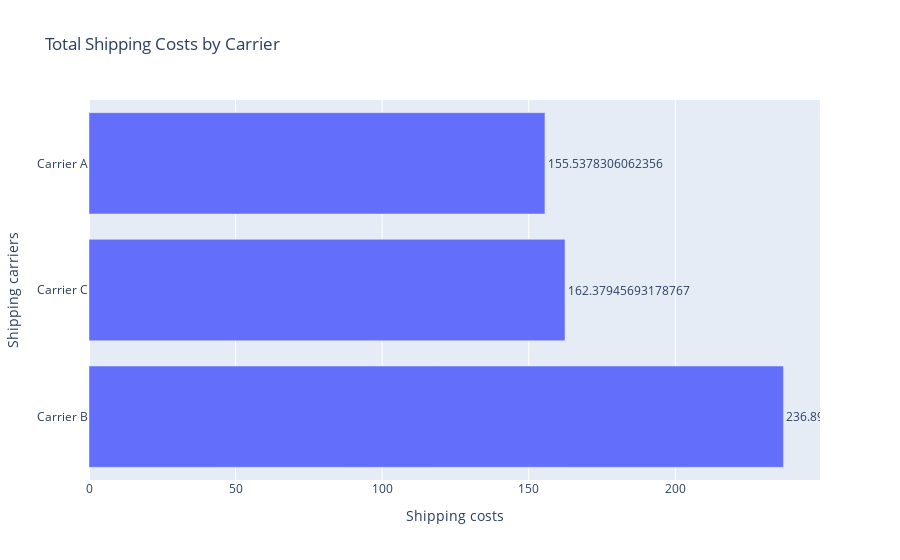

Notebook cell for this chart:
### Code cell
px.bar(
    shipping_costs,
    x='Shipping costs',
    y='Shipping carriers',
    orientation='h',
    title='Total Shipping Costs by Carrier',
    text='Shipping costs'
).update_traces(textposition='outside').show()

### Figure 1 — Plotly figure (JSON) as saved in the notebook; plotly's stock layout.template omitted (floating-point values rounded to 4 significant figures)
{"data": [{"alignmentgroup": "True", "hovertemplate": "Shipping costs=%{text}<br>Shipping carriers=%{y}<extra></extra>", "legendgroup": "", "marker": {"color": "#636efa", "pattern": {"shape": ""}}, "name": "", "offsetgroup": "", "orientation": "h", "showlegend": false, "text": [236.9, 162.4, 155.5], "textposition": "outside", "type": "bar", "x": [236.9, 162.4, 155.5], "xaxis": "x", "y": ["Carrier B", "Carrier C", "Carrier A"], "yaxis": "y"}], "layout": {"barmode": "relative", "legend": {"tracegroupgap": 0}, "title": {"text": "Total Shipping Costs by Carrier"}, "xaxis": {"anchor": "y", "domain": [0, 1], "title": {"text": "Shipping costs"}}, "yaxis": {"anchor": "x", "domain": [0, 1], "title": {"text": "Shipping carriers"}}}}
